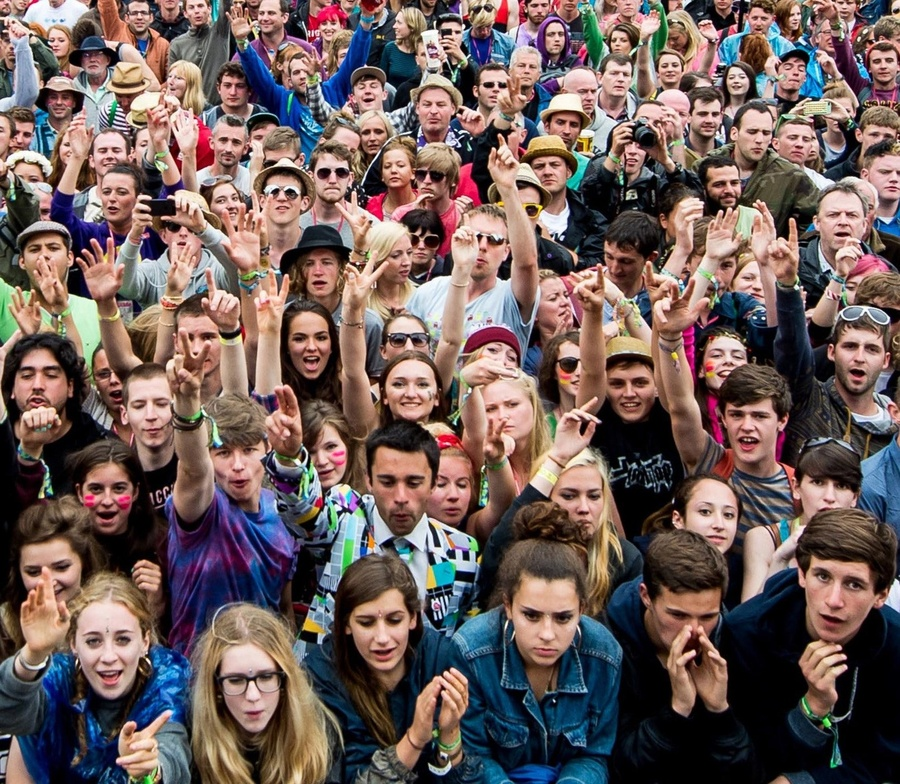
#> input picture imgs/100FACES.jpg, 900 x 784 px, shrunk from 1607 x 1400 before the run
$ python noise_image.py --img imgs/100FACES.jpg
#> lines starting #> are read from the running program, lines starting #| are printed output that depends on the picture
### noises.py
import os
import cv2
import random
import argparse
import numpy as np
import matplotlib.pyplot as plt

# updated sp noise
def saltAndPapper_noise(image, prob=0.01):
    output = np.zeros(image.shape,np.uint8)
    thres = 1 - prob
    for i in range(image.shape[0]):
        for j in range(image.shape[1]):
            rdn = random.random()
            if rdn < prob:
                output[i][j] = 0
            elif rdn > thres:
                output[i][j] = 255
            else:
                output[i][j] = image[i][j]
    return output

# [22 lines left out: functions gauss_noise, poisson_noise, speckle_noise, not called in this run]

### noise_image.py
import os
import cv2
import random
import argparse
import numpy as np
import matplotlib.pyplot as plt

from noises import *

def add_noise_img(img, level, save):
    img = cv2.imread(img)
   # img = cv2.cvtColor(img, cv2.COLOR_BGR2RGB)

    frame_width = img.shape[1]
    frame_height = img.shape[0]

    org_img = img.copy()
    amount = level

    frame = saltAndPapper_noise(org_img, amount)

    frame = cv2.putText(frame, "salt & papper", (int(frame_width*0.80),50), cv2.FONT_HERSHEY_SIMPLEX, 1, (255,0,0), 2, cv2.LINE_AA)
    frame = cv2.putText(frame, "amount = {:.5f}".format(amount), (int(frame_width*0.80),100), cv2.FONT_HERSHEY_SIMPLEX, 1, (255,0,0), 2, cv2.LINE_AA)

    #cv2.imshow('frame', frame)
    cv2.imwrite(save, frame)

if __name__ == '__main__':

    parser = argparse.ArgumentParser(description="Apply noise to an image and write to an image file")
    parser.add_argument("-i", "--img", required=True, type=str, metavar='', help="an image path")
    parser.add_argument("-l", "--level", default=0.001, type=float, metavar='', help="noise level")
    parser.add_argument("-s", "--save", default="out_img.jpg", type=str, metavar='', help="save image path")

    args = parser.parse_args()


    img = cv2.imread(args.img)
#> img is the input picture: shape (784, 900, 3); mean B, G, R 90.8, 94.1, 112
    # img = cv2.cvtColor(img, cv2.COLOR_BGR2RGB)

    frame_width = img.shape[1]
#> frame_width = 900
    frame_height = img.shape[0]
#> frame_height = 784

    org_img = img.copy()
    amount = args.level

    frame = saltAndPapper_noise(org_img, amount)

    frame = cv2.putText(frame, "salt & papper", (int(frame_width*0.80),50), cv2.FONT_HERSHEY_SIMPLEX, 1, (255,0,0), 2, cv2.LINE_AA)
    frame = cv2.putText(frame, "amount = {:.5f}".format(amount), (int(frame_width*0.80),100), cv2.FONT_HERSHEY_SIMPLEX, 1, (255,0,0), 2, cv2.LINE_AA)
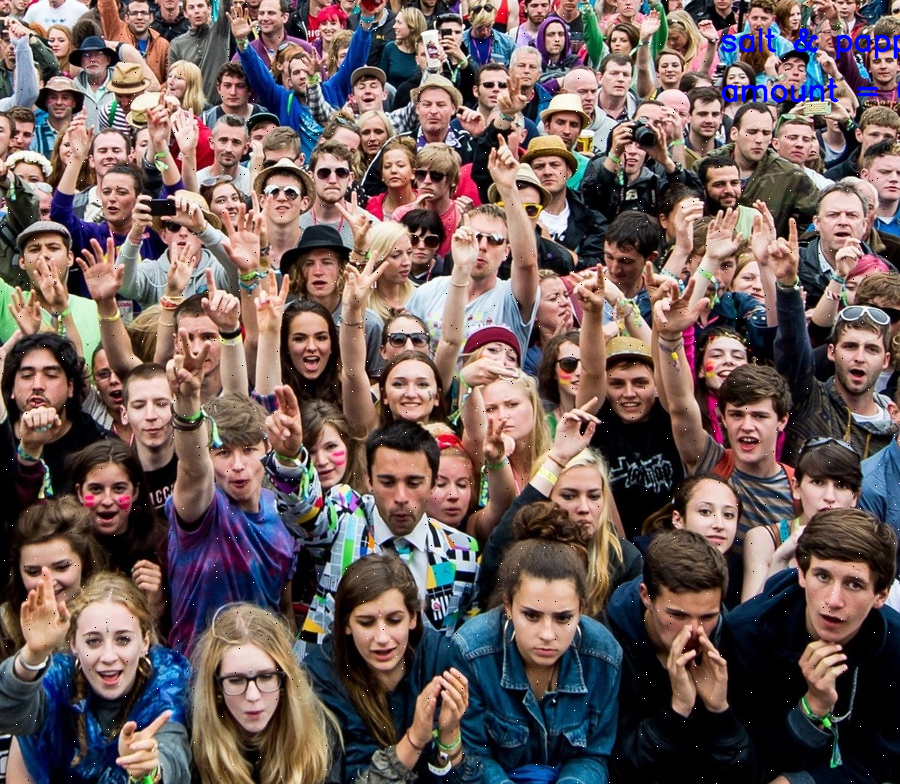
#> frame: shape (784, 900, 3); mean B, G, R 91.4, 93.8, 111.6

    cv2.imshow('frame', frame)
    cv2.imwrite(args.save, frame)
    cv2.waitKey(0)
    cv2.destroyAllWindows()

$ run again, on imgs/dog.jpg
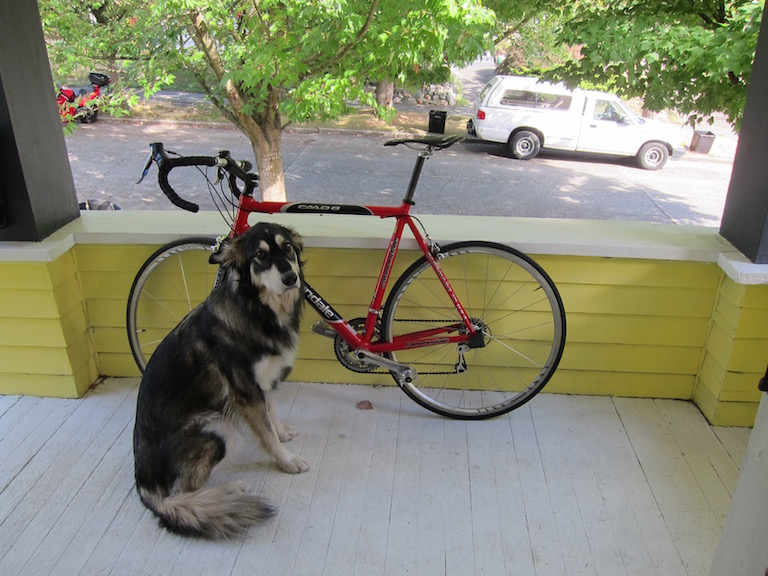
#> input picture imgs/dog.jpg, 768 x 576 px
#> img is the input picture: shape (576, 768, 3); mean B, G, R 114.1, 135.7, 134.4
#> `frame = cv2.putText(frame, "amount = {:.5f}".format(amount), (int(fram..`:
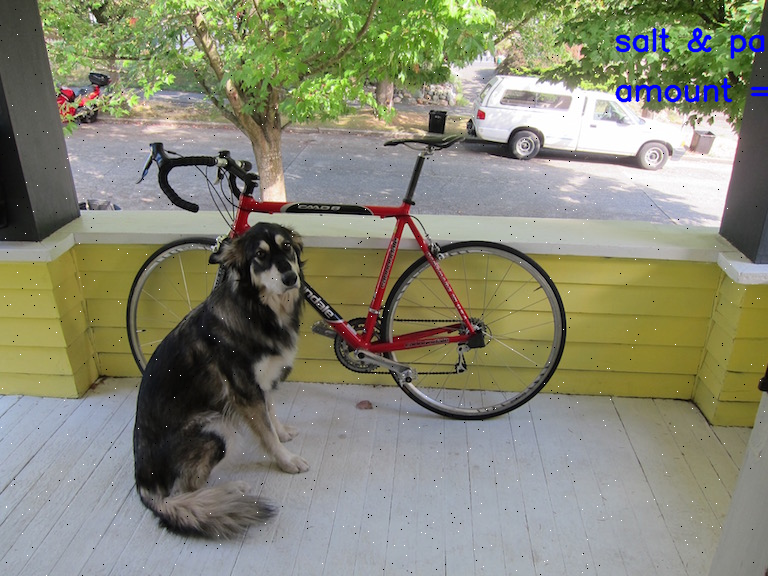
#> frame: shape (576, 768, 3); mean B, G, R 115, 135, 133.9

$ run again, on imgs/eagle.jpg
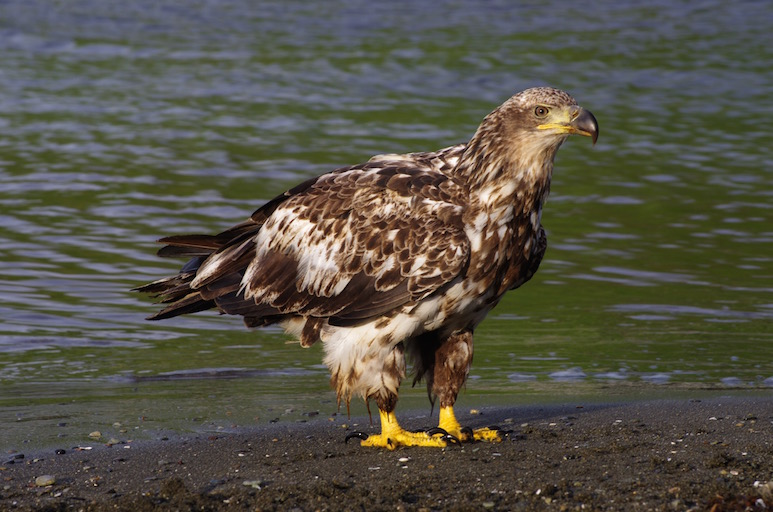
#> input picture imgs/eagle.jpg, 773 x 512 px
#> img is the input picture: shape (512, 773, 3); mean B, G, R 70.8, 82, 85.2
#> `frame = cv2.putText(frame, "amount = {:.5f}".format(amount), (int(fram..`:
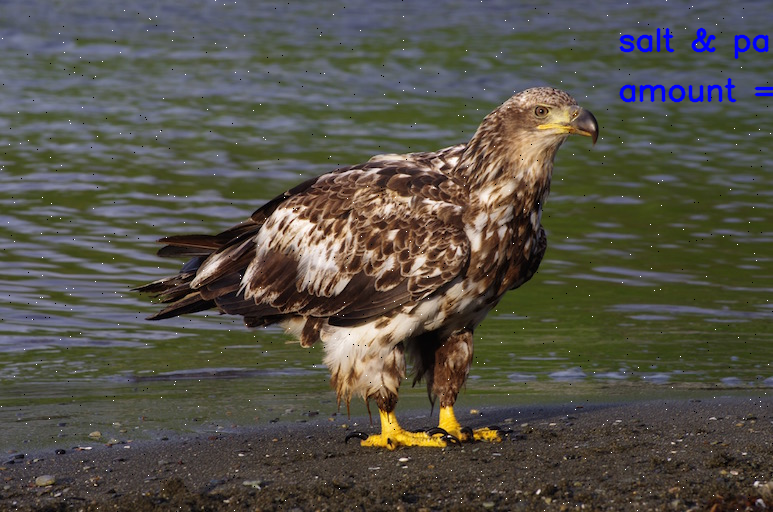
#> frame: shape (512, 773, 3); mean B, G, R 71.8, 81.6, 84.9

$ run again, on imgs/giraffe.jpg
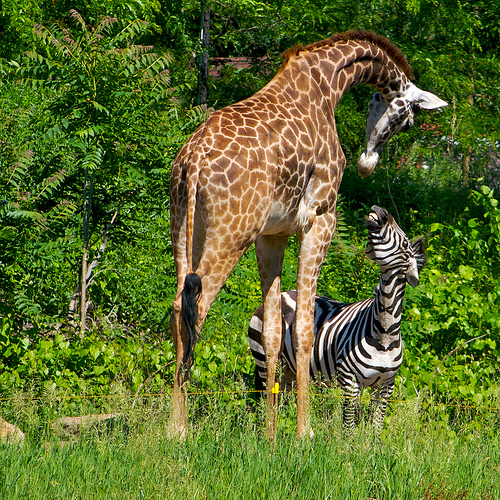
#> input picture imgs/giraffe.jpg, 500 x 500 px
#> img is the input picture: shape (500, 500, 3); mean B, G, R 42.3, 107.9, 91.8
#> `frame = cv2.putText(frame, "amount = {:.5f}".format(amount), (int(fram..`:
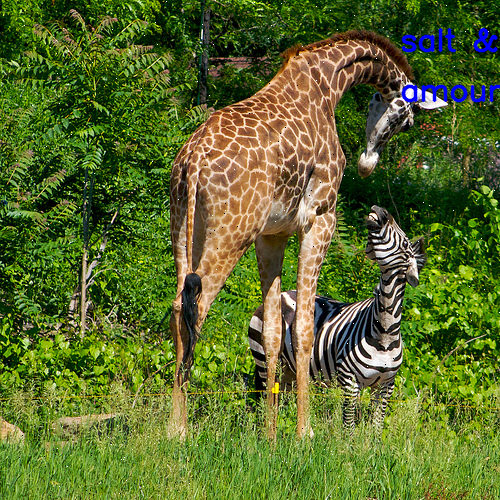
#> frame: shape (500, 500, 3); mean B, G, R 43.8, 107.5, 91.5
